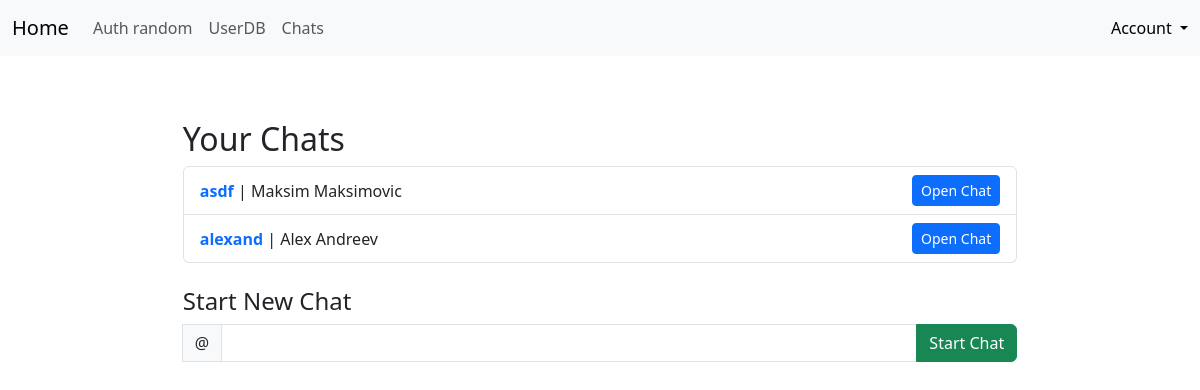
The page /messenger/ (signed in) on the database its author committed.
### app/models.py (models this page shows, shortened)
class User(db.Model, UserMixin):
    __tablename__ = 'users'
    id = db.Column(db.Integer, primary_key=True)
    username = db.Column(db.String(80), unique=True, nullable=False)
    first_name = db.Column(db.String(80), nullable=False)
    last_name = db.Column(db.String(80), nullable=False)
    email = db.Column(db.String(120), unique=True, nullable=False)
    about_me = db.Column(db.Text())
    password_hash = db.Column(db.String(128))
    role_id = db.Column(db.Integer, db.ForeignKey('roles.id'))
    last_seen = db.Column(db.DateTime(), default=datetime.now)
    @property
    def password(self):
        raise AttributeError('password is not a readable attribute')
    def ping(self):
        self.last_seen = datetime.now()
        db.session.add(self)
        db.session.commit()

class ChatRoom(db.Model):
    __tablename__ = 'chat_rooms'
    id = db.Column(db.Integer, primary_key=True)
    name = db.Column(db.String(255), nullable=True, default=None)
    is_private = db.Column(db.Boolean, default=False)
    members = db.relationship('User', secondary='chat_members', backref='chat_rooms')

### app/messenger/views.py (the view, shortened to what this page needs)
@mess.route('/', methods=['GET', 'POST'])
@login_required
def chats():
    form = StartChatForm()
    rooms = ChatRoom.query\
        .join(chat_members)\
        .filter(chat_members.c.user_id == current_user.id)\
        .all()
    return render_template('mess/chat_list.html', rooms=rooms, form=form)

### app/messenger/forms.py
class StartChatForm(FlaskForm):
    username = StringField('Enter Username', validators=[DataRequired(), Length(min=4, max=20)])
    submit = SubmitField('Start Chat')

### app/auth/views.py (called while the page is built)
@auth.before_app_request
def before_request():
    if current_user.is_authenticated:
        current_user.ping()

### app/models.py (called while the page is built)
@login_manager.user_loader
def load_user(user_id):
    return db.session.get(User, user_id)

### app/templates/mess/chat_list.html (shortened to what this page needs)
{% extends "base.html" %}
{% block page_content %}
  <h2>Your Chats</h2>
  {% if rooms %}
    <ul class="list-group mb-4">
      {% for room in rooms %}
        <li class="list-group-item d-flex justify-content-between align-items-center">
          <div>
            {% for user in room.members %}
              {% if user.id != current_user.id %}
                <a href="{{ url_for("main.userdb_user", username=user.username) }}" style="text-decoration: none"><strong>{{ user.username }}</strong></a> | {{user.first_name+' '+user.last_name}}
              {% endif %}
            {% endfor %}
          </div>
          <a href="{{ url_for('mess.chat_room', room_id=room.id) }}" class="btn btn-sm btn-primary">
            Open Chat
          </a>
        </li>
      {% endfor %}
    </ul>
  {% else %}
    <p>You don't have any chats yet.</p>
  {% endif %}
  <h4>Start New Chat</h4>
  <form method="POST">
    <div class="input-group flex-nowrap">
      <span class="input-group-text" id="inputGroup-sizing-lg">@</span>
      {{ form.username(class_="form-control") }}
      {{form.submit(class="btn btn-success", value="Start Chat")}}
    </div>
  </form>
{% endblock %}

### rows shown on the page
User: username "asdf", first_name+last_name "Maksim Maksimovic"
User: username "alexand", first_name+last_name "Alex Andreev"
